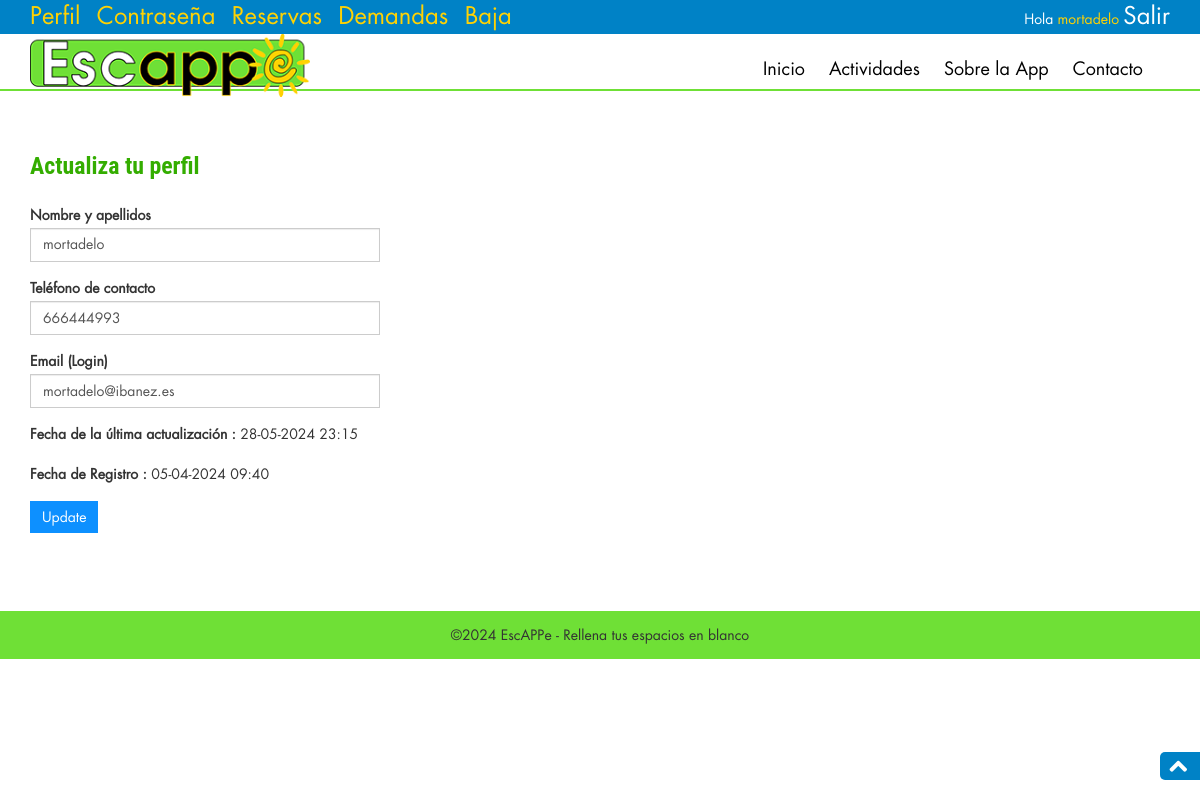
/consumidor-perfil.php (signed in), run on an earlier commit of the app's database.
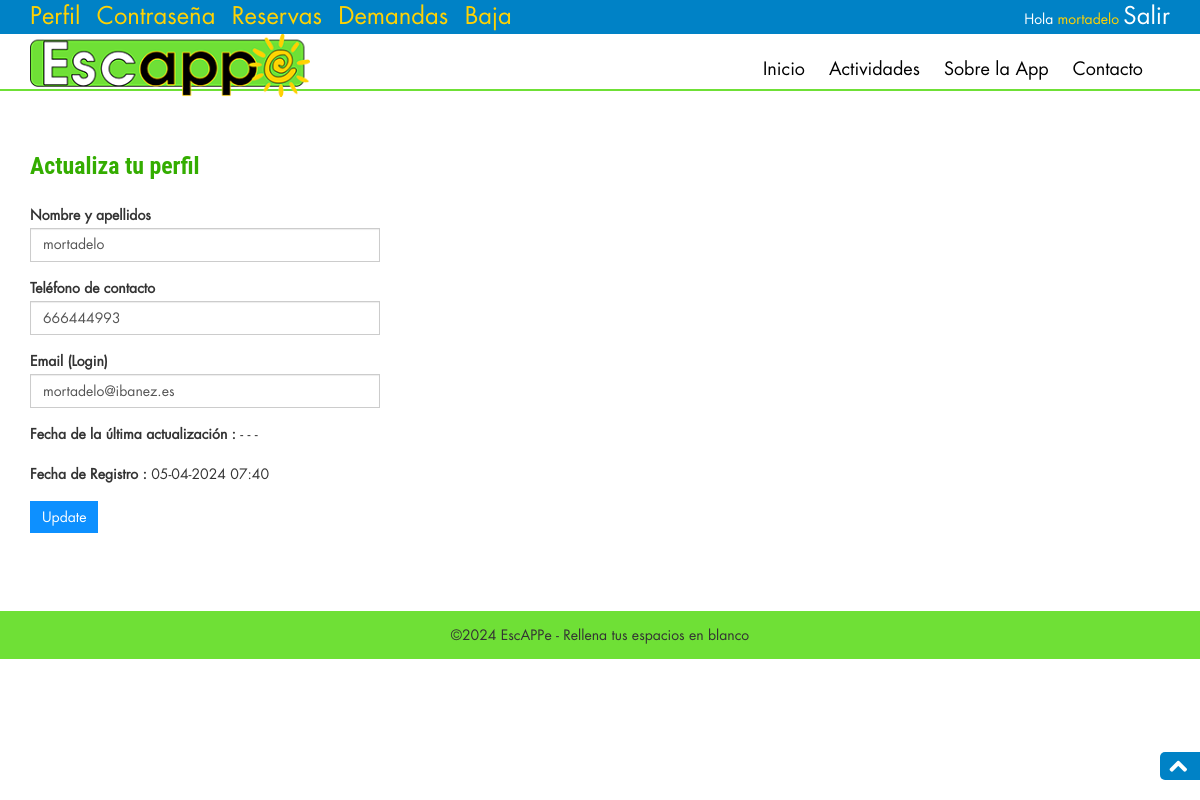
And on a later commit of the database.
### tables this page shows
CREATE TABLE `consumidor` (
  `idConsumidor` int(10) NOT NULL,
  `apenom` varchar(100) DEFAULT NULL,
  `telefono` varchar(12) DEFAULT NULL,
  `emailConsumidor` varchar(50) NOT NULL,
  `password` varchar(20) DEFAULT NULL,
  `fechaRegistro` timestamp NULL DEFAULT current_timestamp(),
  `fechActualizado` timestamp NULL DEFAULT NULL ON UPDATE current_timestamp()
);

### consumidor-perfil.php (the view, shortened to what this page needs)
<?php
include ('includes/dbconnection.php');
if (strlen($_SESSION['entraConsumidor']) == 0) {
    header('Location:index.php');
} else {
    ?>
    <!DOCTYPE html>
    <html lang="es">
    <head>
        <link href="css/font-awesome/font-awesome.min.css" rel="stylesheet">
        <link rel="stylesheet" href="css/bootstrap-3.0.0/bootstrap.min.css" />
        <link rel="stylesheet" href="css/styles.css" />
    </head>
    <body>
        <?php include ('includes/header.php'); ?>
        <section id="actividades" class="secPad">
            <div class="privacy">
                <div class="container">
                    <h3 class="wow fadeInDown animated animated" data-wow-delay=".5s"
                        style="visibility: visible; animation-delay: 0.5s; animation-name: fadeInDown;">Actualiza tu
                        perfil
                    </h3>
                    <form name="perfilUp" method="POST">
                        <?php
                        $consumeremail = $_SESSION['entraConsumidor'];
                        $sql = "SELECT * FROM consumidor WHERE emailConsumidor=:emailconsumer";
                        $query = $dbh->prepare($sql);
                        $query->bindParam(':emailconsumer', $consumeremail, PDO::PARAM_STR);
                        $query->execute();
                        $results = $query->fetchAll(PDO::FETCH_OBJ);
                        if ($query->rowCount() > 0) {
                            foreach ($results as $result) {
                                ?>
                                <p class="form-fit">
                                    <b>Nombre y apellidos</b>
                                    <input type="text" name="nombreCompleto" id="nombreCompletoID" class="form-control"
                                        value="<?php echo htmlentities($result->apenom); ?>" required="">
                                </p>
                                <p class="form-fit">
                                    <b>Teléfono de contacto</b>
                                    <input type="text" name="telefonoConsumer" id="telefonoConsumerID" class="form-control"
                                        value="<?php echo htmlentities($result->telefono); ?>" maxlength="12" required="">
                                </p>
                                <p class="form-fit">
                                    <b>Email (Login)</b>
                                    <input type="email" name="emailConsumer" id="emailConsumerID" class="form-control"
                                        value="<?php echo htmlentities($result->emailConsumidor); ?>">
                                </p>
                                <p class="form-fit">
                                    <b>Fecha de la última actualización : </b>
                                    <?php if ($result->fechActualizado) {
                                        echo date("d-m-Y H:i", strtotime($result->fechActualizado));
                                    } else {
                                        echo "- - -";
                                    }
                                    ; ?>
                                </p>
                                <p class="form-fit">
                                    <b>Fecha de Registro :</b>
                                    <?php echo date("d-m-Y H:i", strtotime($result->fechaRegistro)); ?>
                                </p>
                                <?php
                            }
                        } ?>
                        <p class="form-fit">
                            <button type="submit" name="perfilUpdate" class="btn-primary btn">Update
                            </button>
                        </p>
                    </form>
                </div>
            </div>
        </section>
        <a href="#top" class="topHome"><i class="fa fa-chevron-up fa-2x"></i></a>
        <?php include ('includes/footer.php'); ?>
    </body>
    </html>
    <?php
} ?>

What changed in the data, as far as the page shows it:
changed consumidor "mortadelo": fechaRegistro "05-04-2024 09:40" → "05-04-2024 07:40"; fechActualizado "28-05-2024 23:15" → (not shown); now shows "- - -"
